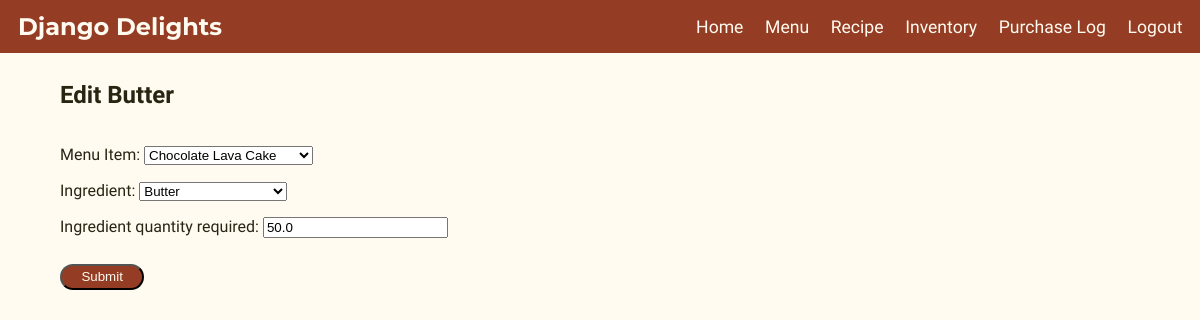
The page /recipe/edit/1 (signed in) on the database its author committed.
### inventory_tracker/models.py (models this page shows, shortened)
class RecipeRequirement(models.Model):
    menu_item_id = models.ForeignKey('MenuItem', on_delete=models.CASCADE, verbose_name = "Menu Item")
    ingredient = models.ForeignKey('IngredientInventory', on_delete=models.CASCADE, verbose_name = "Ingredient")
    ingredient_quantity_required = models.FloatField()
    class Meta:
        ordering = ["menu_item_id"]
        verbose_name = "Recipe"

class IngredientInventory(models.Model):
    ingredient_name = models.CharField(max_length=20, verbose_name = "Name")
    ingredient_quantity = models.FloatField(verbose_name = "Quantity", help_text= "Quantity of the ingredient in the specified unit")
    ingredient_unit = models.CharField(max_length=20, verbose_name = "Unit", help_text="Unit of measurement for the ingredient, such as grams or tbsp")
    ingredient_price_per_unit = models.FloatField(verbose_name = "Price per Unit")
    def __str__(self):
        return self.ingredient_name
    class Meta:
        ordering = ["ingredient_name"]
        verbose_name = "Ingredient"

### inventory_tracker/views.py (the view)
# urls.py: path('recipe/edit/<int:pk>', views.RecipeUpdate.as_view(), name="recipe_update"),
class RecipeUpdate(LoginRequiredMixin, UpdateView):
    model = RecipeRequirement
    template_name = "inventory_tracker/recipe_update.html"
    form_class = RecipeForm

### inventory_tracker/forms.py
class RecipeForm(forms.ModelForm):
    class Meta:
        model = RecipeRequirement
        fields = "__all__"

### inventory_tracker/models.py (called while the page is built)
    def __str__(self):
        return self.menu_item_name

### inventory_tracker/templates/inventory_tracker/recipe_update.html (shortened to what this page needs)
{% extends "inventory_tracker/base.html" %}
{% load static %}
{% block head %}
<link rel="stylesheet" href="{% static 'inventory_tracker/style.css' %}">
{% endblock %}
{% block content %}
<div class="container body-container">
    <h2>Edit {{ object.ingredient }}</h2>
<form method="POST">
  {{ form.as_p }}
  <input type="submit" value="Submit"/>
</form>
</div>
{% endblock %}

### inventory_tracker/static/inventory_tracker/style.css (style rules this page uses)
body { width:100%; height:100%; top:0; left:0; margin:0; padding:0; position:relative; background-color:#fffbf0; max-width: 100vw; color:#282612; font-family: 'Work Sans', sans-serif; font-size:1em; }
.body-container { width:90%; margin-left:5%; padding:0; display:flex; flex-direction:column; margin-top:0.5em; margin-bottom:10%; justify-content:flex-start; }
.body-container p, ul, ol, form { align-self:flex-start; }
.body-container h2 { text-align:left; align-self: flex-start; }
.add-btn, input[type=submit] { margin-top:2.5%; background-color:#943d24; color:#fffbf0; padding:1% 5%; transition:1s; border-radius:2em; }

### rows shown on the page
RecipeRequirement: ingredient "Butter", menu_item_id "Chocolate Lava Cake", ingredient_quantity_required "50.0"
